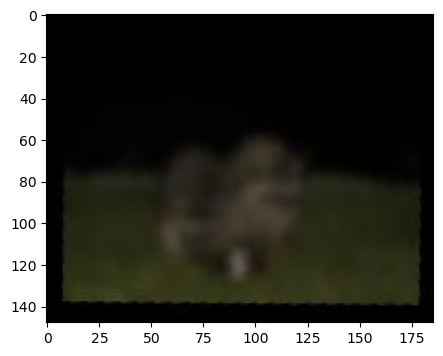
#> input picture 0811/lab3-main/test_fixed.png, 443 x 356 px
$ jupyter execute --allow-errors Lab3.ipynb   (shell and % lines are left out)
#> lines starting #> are read from the running program, lines starting #| are printed output that depends on the picture
[cell 1]
import sys
sys.path.append('../')
import matplotlib.pyplot as plt
import cv2 as cv
import numpy as np


# Изменим стандартный размер графиков matplotlib
plt.rcParams["figure.figsize"] = [6, 4]

[cell 2]
import numpy as np
import matplotlib as plt
import cv2 as cv


# [11 lines left out: functions show_image, display_image, not called in this run]


def add_gauss_noise(image, mean, sigma):
    image = np.array(image / 255, dtype=float)
    noise = np.random.normal(mean, sigma, image.shape)
    noisy_image = image + noise
    out = np.clip(noisy_image, 0, 1.0)
    out = np.uint8(out * 255)
    return out


def add_salt_and_peper_noise(im, fraction=0.01):
    assert (0 < fraction <= 1.), "Fraction must be in (0, 1]"

    sp = np.zeros(im.shape)
    percent = round(fraction * 100 / 2.)

    cv.randu(sp, 0, 100)

    # quarter salt quarter pepper
    im_sp = im.copy()
    im_sp[sp < percent] = 0
    im_sp[sp > 100 - percent] = 255
    return im_sp


# [44 lines left out: functions getPSNR, getSSIM, not called in this run]

[cell 3]
def getPSNR(I1, I2):
    s1 = cv.absdiff(I1, I2)  #|I1 - I2|
    s1 = np.float32(s1)  # cannot make a square on 8 bits
    s1 = s1 * s1  # |I1 - I2|^2
    sse = s1.sum()  # sum elements per channel
    if sse <= 1e-10:  # sum channels
        return 0  # for small values return zero
    else:
        shape = I1.shape
        mse = 1.0 * sse / (shape[0] * shape[1] * shape[2])
        psnr = 10.0 * np.log10((255 * 255) / mse)
        return psnr

[cell 4]
# [32 lines left out: function getSSIM, not called in this run]

[cell 5]
image1 = cv.imread('test_fixed.png')
#> image1 is the input picture: shape (356, 443, 3); mean B, G, R 67.8, 73.6, 73.6
image2 = cv.imread('test_fixed.png')
gray_image1 = cv.cvtColor(image1, cv.COLOR_BGR2GRAY)
gray_image2 = cv.cvtColor(image2, cv.COLOR_BGR2GRAY)
rgb_image1 = cv.cvtColor(image1, cv.COLOR_BGR2RGB)
rgb_image2 = cv.cvtColor(image2, cv.COLOR_BGR2RGB)

# rgb_image1 = cv.cvtColor(image1, cv.COLOR_BGR2RGB)

#> (the rest of this cell did not finish here and is left out)

#> (a cell that did not finish here is left out)

[cell 7]
image1 = cv.imread('test_fixed.png')
gray_image1 = cv.cvtColor(image1, cv.COLOR_BGR2GRAY)

sap_image1 = add_salt_and_peper_noise(gray_image1, 0.2)
#> in add_salt_and_peper_noise, `cv.randu(sp, 0, 100)`:
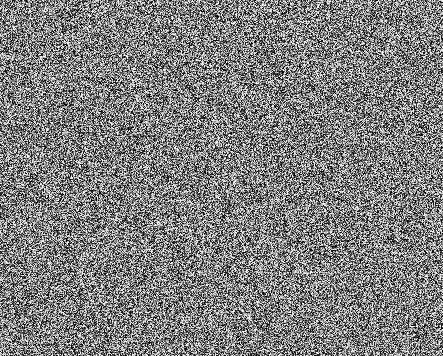
#> sp: shape (356, 443) float64; min 0.00057, max 100, mean 50; drawn with min black and max white
#> in add_salt_and_peper_noise, `im_sp[sp > 100 - percent] = 255`:
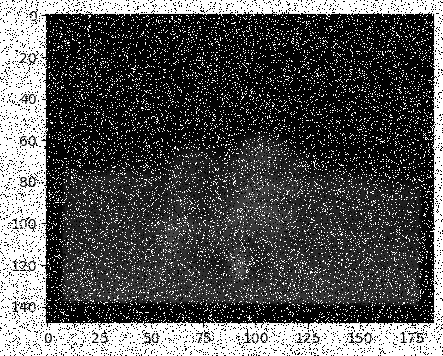
#> im_sp: shape (356, 443); min 0, max 255, mean 84.1
median_image1 = cv.medianBlur(sap_image1, 3)
median_image2 = cv.medianBlur(sap_image1, 5)

#> (the rest of this cell did not finish here and is left out)

[cell 8]
kernel55 = np.ones((5, 5), np.float32) / 25
kernel77 = np.ones((7, 7), np.float32) / 49

noisy_image = add_gauss_noise(gray_image1, 0, 0.15)
#> in add_gauss_noise, `noisy_image = image + noise`:
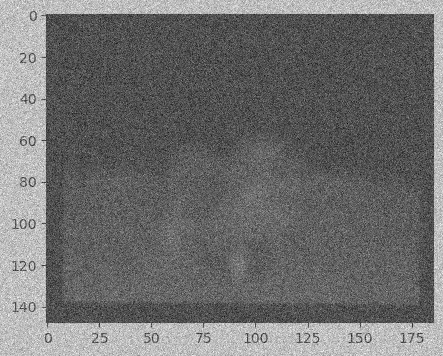
#> noisy_image: shape (356, 443) float64; min -0.724, max 1.58, mean 0.287; drawn with min black and max white

filtered_image1 = cv.filter2D(noisy_image, -1, kernel55)
filtered_image2 = cv.filter2D(noisy_image, -1, kernel77)
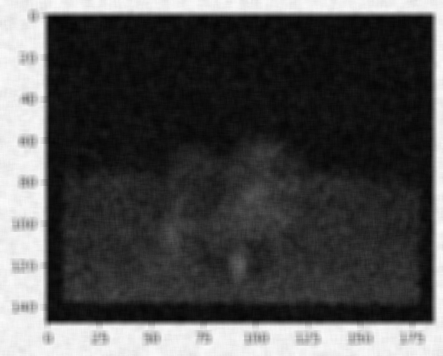
#> filtered_image2: shape (356, 443); min 5, max 252, mean 76.9
gaussian_image1 = cv.GaussianBlur(noisy_image, (7, 7), 0)
gaussian_image2 = cv.GaussianBlur(noisy_image, (15, 15), 0)

# вывод
#> (the rest of this cell did not finish here and is left out)

[cell 9]
kernel1 = np.asarray([[-1, -1, -1], [-1, 9, -1], [-1, -1, -1]])
kernel2 = np.asarray([[-0.25, -0.25, -0.25], [-0.25, 3, -0.25], [-0.25, -0.25, -0.25]])
kernel3 = np.asarray([[0, -0.25, 0], [-0.25, 2, -0.25], [0, -0.25, 0]])

gray_image1_median = cv.medianBlur(gray_image1, 3)

filtered_image1 = cv.filter2D(gray_image1, -1, kernel1)
filtered_image1_median = cv.filter2D(gray_image1_median, -1, kernel1)
filtered_image2 = cv.filter2D(gray_image1, -1, kernel2)
filtered_image2_median = cv.filter2D(gray_image1_median, -1, kernel2)
filtered_image3 = cv.filter2D(gray_image1, -1, kernel3)
filtered_image3_median = cv.filter2D(gray_image1_median, -1, kernel3)

# вывод
#> (the rest of this cell did not finish here and is left out)

[cell 10]
import cv2 as cv
import numpy as np
from matplotlib import pyplot as plt

img = cv.imread('test_fixed.png')
gray_img = cv.cvtColor(img, cv.COLOR_BGR2GRAY)
f = np.fft.fft2(gray_img)
fshift = np.complex64(np.fft.fftshift(f))
magnitude_spectrum = 20 * np.log(np.abs(fshift))
phase_spectrum = np.uint8(255 * (np.angle(fshift) + np.pi) / (2 * np.pi))
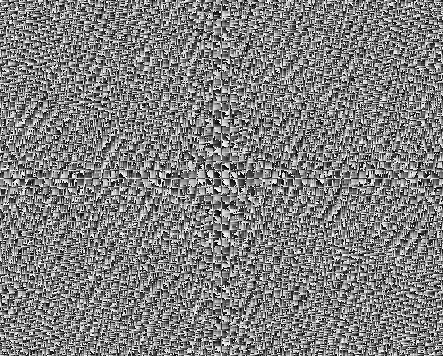
#> phase_spectrum: shape (356, 443); min 0, max 255, mean 127

# вывод
plt.figure(figsize=(15, 12))
plt.subplot(131), plt.imshow(gray_img, cmap='gray')
plt.title('Исходное изображение'), plt.xticks([]), plt.yticks([])
plt.subplot(132), plt.imshow(magnitude_spectrum, cmap='gray')
plt.title('Амплитудный спектр изображения'), plt.xticks([]), plt.yticks([])
plt.subplot(133), plt.imshow(phase_spectrum, cmap='gray')
plt.title('Фазовый спектр изображения'), plt.xticks([]), plt.yticks([])
plt.show()

[cell 11]
r = 1
rows, cols = noisy_image.shape
#> rows = 356; cols = 443
crow, ccol = np.uint32((rows / 2, cols / 2.220))
#> crow = 178; ccol = 199
# create a mask first, center square is 1, remaining all zeros
mask = np.zeros((rows, cols, 2), np.uint8)
mask[crow - r:crow + r, ccol - r:ccol + r*2] = 1

# вычисляем фурье-образ
dft = cv.dft(np.float32(noisy_image), flags=cv.DFT_COMPLEX_OUTPUT)
dft_shift = np.fft.fftshift(dft)

# применяем маску и делаем обратное преобразование Фурье
dft_shift_masked = dft_shift * mask
f_ishift = np.fft.ifftshift(dft_shift_masked)
img_back = cv.idft(f_ishift)
img_back = cv.magnitude(img_back[..., 0], img_back[..., 1])
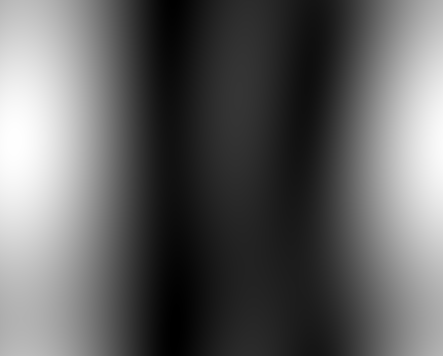
#> img_back: shape (356, 443) float32; min 147501.8, max 1118140.9, mean 522288.2; drawn with min black and max white

magnitude_dft_shift = 20 * np.log(
    cv.magnitude(dft_shift[..., 0], dft_shift[..., 1]))
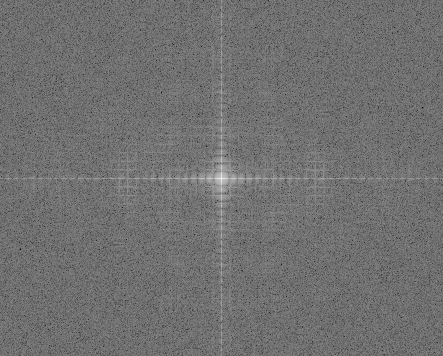
#> magnitude_dft_shift: shape (356, 443) float32; min 68.08, max 326.2, mean 182.2; drawn with min black and max white
magnitude_dft_shift_masked = 20 * np.log(
    cv.magnitude(dft_shift_masked[..., 0], dft_shift_masked[..., 1]))

# вывод
plt.figure(figsize=(10, 10))
plt.subplot(221), plt.imshow(img, cmap='gray')
plt.title('Исходное изображение'), plt.xticks([]), plt.yticks([])
plt.subplot(222), plt.imshow(magnitude_dft_shift, cmap='gray')
plt.title('Амплитудный спектр изображения'), plt.xticks([]), plt.yticks([])
plt.subplot(223), plt.imshow(img_back, cmap='gray')
plt.title('Восстановленное изображение'), plt.xticks([]), plt.yticks([])
plt.subplot(224), plt.imshow(magnitude_dft_shift_masked, cmap='gray')
plt.title('Обрезанный спектр'), plt.xticks([]), plt.yticks([])
plt.show()
#> figure, not shown here; B, G, R data is drawn as R, G, B

[cell 12]
kernel1 = np.asarray([[-1, -1, -1], [-1, 9, -1], [-1, -1, -1]])
kernel2 = np.asarray([[-0.25, -0.25, -0.25], [-0.25, 3, -0.25], [-0.25, -0.25, -0.25]])
kernel3 = np.asarray([[0, -0.25, 0], [-0.25, 2, -0.25], [0, -0.25, 0]])

gray_image1_median = cv.medianBlur(gray_image1, 3)

filtered_image1 = cv.filter2D(gray_image1, -1, kernel1)
filtered_image1_median = cv.filter2D(gray_image1_median, -1, kernel1)

plt.subplot(332)
plt.xticks([]), plt.yticks([])
#> (the rest of this cell did not finish here and is left out)

#> in getPSNR, `s1 = cv.absdiff(I1, I2)`:
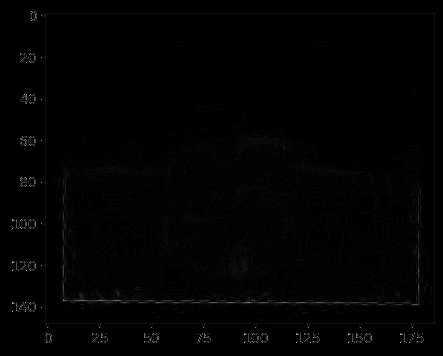
#> s1: shape (356, 443); min 0, max 191, mean 2
#> in getPSNR, `sse = s1.sum()`: sse = 10481801
plt.imshow(filtered_image1, 'gray')

plt.show()

[cell 13]
r = 100
rows, cols = noisy_image.shape
crow, ccol = np.uint32((rows / 2, cols / 2))
#> ccol = 221
# create a mask first, center square is 1, remaining all zeros
mask = np.zeros((rows, cols, 1), np.uint8)
mask[crow - r:crow + r, ccol - r:ccol + r] = 1

# вычисляем фурье-образ
dft = cv.dft(np.float32(noisy_image), flags=cv.DFT_COMPLEX_OUTPUT)
dft_shift = np.fft.fftshift(dft)

# применяем маску и делаем обратное преобразование Фурье
dft_shift_masked = dft_shift * mask
f_ishift = np.fft.ifftshift(dft_shift_masked)
img_back = cv.idft(f_ishift)
img_back = cv.magnitude(img_back[..., 0], img_back[..., 1])
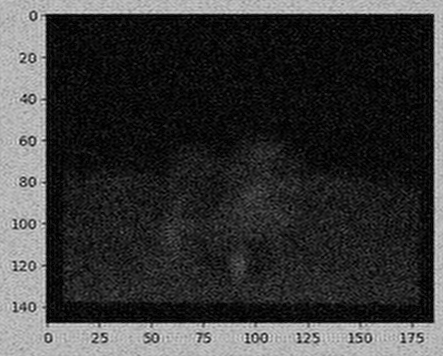
#> img_back: shape (356, 443) float32; min 6214.1, max 53371188, mean 12198701; drawn with min black and max white

magnitude_dft_shift = 20 * np.log(
    cv.magnitude(dft_shift[..., 0], dft_shift[..., 1]))
magnitude_dft_shift_masked = 20 * np.log(
    cv.magnitude(dft_shift_masked[..., 0], dft_shift_masked[..., 1]))
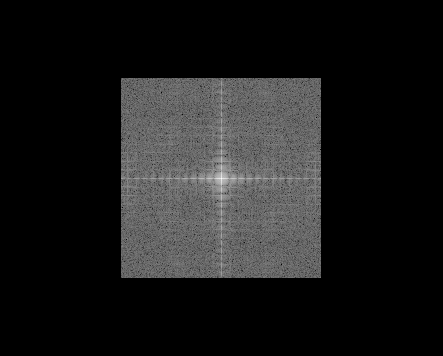
#> magnitude_dft_shift_masked: shape (356, 443) float32; 74.64% of the values are NaN or infinite; the others: min 86.32, max 326.2, mean 186; drawn with min black, max white, NaN and infinite black

# вывод
plt.figure(figsize=(10, 10))
plt.subplot(221), plt.imshow(noisy_image, cmap='gray')
plt.title('Исходное изображение'), plt.xticks([]), plt.yticks([])
plt.subplot(222), plt.imshow(magnitude_dft_shift, cmap='gray')
plt.title('Амплитудный спектр изображения'), plt.xticks([]), plt.yticks([])
plt.subplot(223), plt.imshow(img_back, cmap='gray')
plt.title('Восстановленное изображение'), plt.xticks([]), plt.yticks([])
plt.subplot(224), plt.imshow(magnitude_dft_shift_masked, cmap='gray')
plt.title('Обрезанный спектр'), plt.xticks([]), plt.yticks([])
plt.show()

[cell 14]
scale_percent = 100  # Процент от изначального размера
width = int(filtered_image1.shape[1] * scale_percent / 100)
#> width = 443
height = int(filtered_image1.shape[0] * scale_percent / 100)
#> height = 356
dim = (width, height)
#> dim = (443, 356)
resized_image = cv.resize(filtered_image1, dim, interpolation=cv.INTER_AREA)
plt.imshow(resized_image, 'gray')

$ run again, with 0811/lab3-main/hal.jpg saved as 0811/lab3-main/test_fixed.png
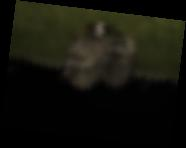
#> input picture 0811/lab3-main/hal.jpg, 186 x 148 px
#> image1 is the input picture: shape (148, 186, 3); mean B, G, R 11.5, 19.1, 19.1
#> in getPSNR, `s1 = s1 * s1`:
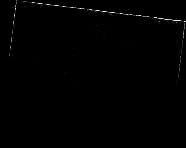
#> s1: shape (148, 186) float32; min 0, max 40401, mean 215.9; drawn with min black and max white
#> sse = 5943922
#> `img_back = cv.magnitude(img_back[..., 0], img_back[..., 1])`:
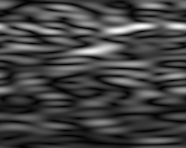
#> img_back: shape (148, 186) float32; min 636.2, max 202420.1, mean 53144.1; drawn with min black and max white
